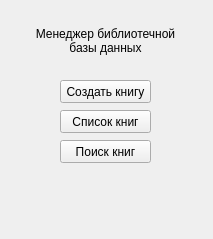
<?xml version="1.0" encoding="UTF-8"?>
<ui version="4.0">
 <class>MainWindow</class>
 <widget class="QMainWindow" name="MainWindow">
  <property name="geometry">
   <rect>
    <x>0</x>
    <y>0</y>
    <width>213</width>
    <height>239</height>
   </rect>
  </property>
  <property name="sizePolicy">
   <sizepolicy hsizetype="Fixed" vsizetype="Fixed">
    <horstretch>0</horstretch>
    <verstretch>0</verstretch>
   </sizepolicy>
  </property>
  <property name="windowTitle">
   <string>Библиотечный менеджер</string>
  </property>
  <widget class="QWidget" name="centralwidget">
   <widget class="QPushButton" name="create_book_button">
    <property name="geometry">
     <rect>
      <x>60</x>
      <y>80</y>
      <width>91</width>
      <height>23</height>
     </rect>
    </property>
    <property name="text">
     <string>Создать книгу</string>
    </property>
   </widget>
   <widget class="QLabel" name="label">
    <property name="geometry">
     <rect>
      <x>0</x>
      <y>0</y>
      <width>211</width>
      <height>81</height>
     </rect>
    </property>
    <property name="text">
     <string>Менеджер библиотечной
базы данных</string>
    </property>
    <property name="alignment">
     <set>Qt::AlignCenter</set>
    </property>
   </widget>
   <widget class="QPushButton" name="list_books_button">
    <property name="geometry">
     <rect>
      <x>60</x>
      <y>110</y>
      <width>91</width>
      <height>23</height>
     </rect>
    </property>
    <property name="text">
     <string>Список книг</string>
    </property>
   </widget>
   <widget class="QPushButton" name="find_books_button">
    <property name="geometry">
     <rect>
      <x>60</x>
      <y>140</y>
      <width>91</width>
      <height>23</height>
     </rect>
    </property>
    <property name="text">
     <string>Поиск книг</string>
    </property>
   </widget>
  </widget>
 </widget>
 <resources/>
 <connections/>
</ui>
